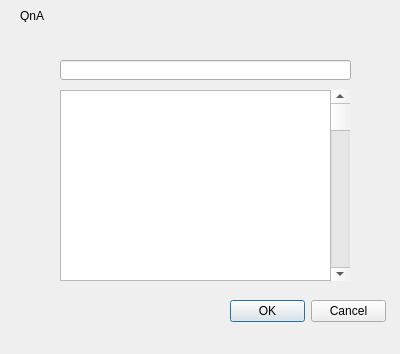
<?xml version="1.0" encoding="UTF-8"?>
<ui version="4.0">
 <class>QNAWriteDialog</class>
 <widget class="QDialog" name="QNAWriteDialog">
  <property name="geometry">
   <rect>
    <x>0</x>
    <y>0</y>
    <width>400</width>
    <height>354</height>
   </rect>
  </property>
  <property name="windowTitle">
   <string>Dialog</string>
  </property>
  <widget class="QDialogButtonBox" name="sendcansel">
   <property name="geometry">
    <rect>
     <x>230</x>
     <y>300</y>
     <width>156</width>
     <height>23</height>
    </rect>
   </property>
   <property name="standardButtons">
    <set>QDialogButtonBox::Cancel|QDialogButtonBox::Ok</set>
   </property>
  </widget>
  <widget class="QScrollBar" name="scroll">
   <property name="geometry">
    <rect>
     <x>330</x>
     <y>90</y>
     <width>20</width>
     <height>191</height>
    </rect>
   </property>
   <property name="acceptDrops">
    <bool>false</bool>
   </property>
   <property name="autoFillBackground">
    <bool>false</bool>
   </property>
   <property name="orientation">
    <enum>Qt::Vertical</enum>
   </property>
  </widget>
  <widget class="QLabel" name="label">
   <property name="geometry">
    <rect>
     <x>20</x>
     <y>10</y>
     <width>56</width>
     <height>12</height>
    </rect>
   </property>
   <property name="text">
    <string>QnA</string>
   </property>
  </widget>
  <widget class="QLineEdit" name="head">
   <property name="geometry">
    <rect>
     <x>60</x>
     <y>60</y>
     <width>291</width>
     <height>20</height>
    </rect>
   </property>
  </widget>
  <widget class="QTextEdit" name="content">
   <property name="geometry">
    <rect>
     <x>60</x>
     <y>90</y>
     <width>271</width>
     <height>191</height>
    </rect>
   </property>
  </widget>
 </widget>
 <resources/>
 <connections/>
</ui>
